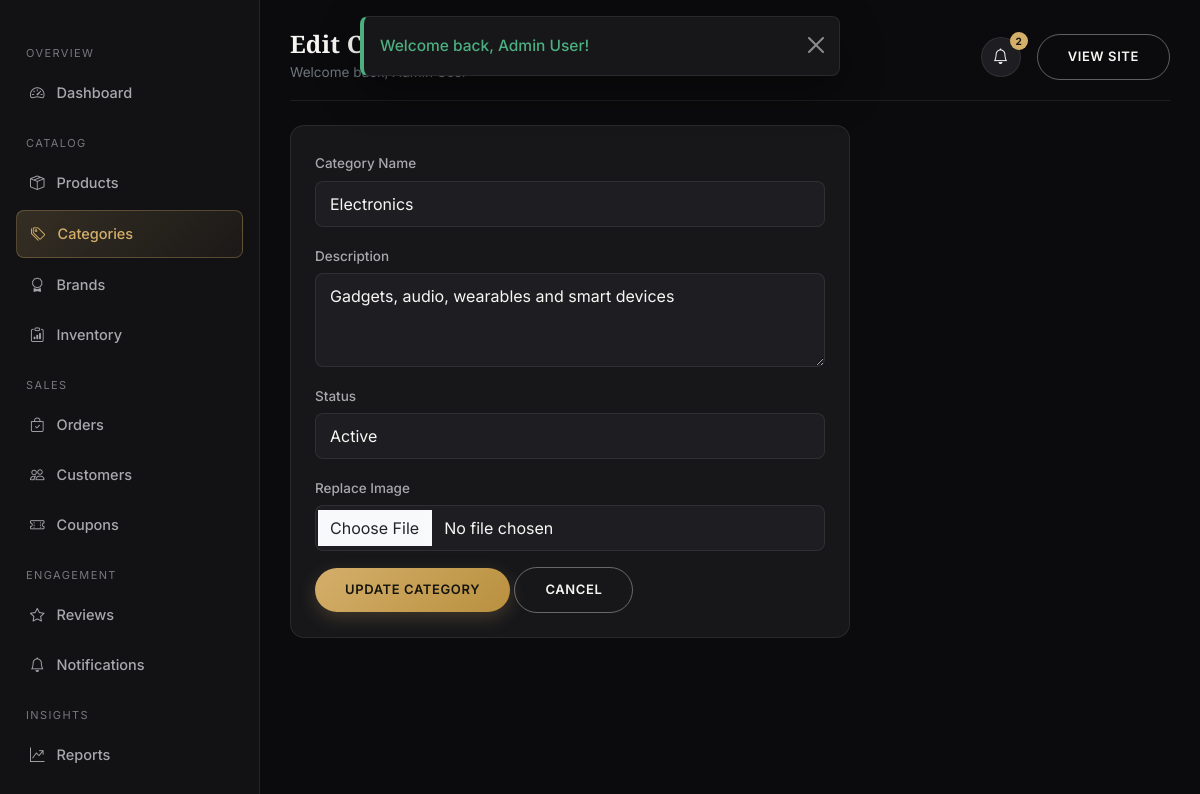
/admin/categories/edit.php?id=1 (signed in), run on the app's committed database.
### tables this page shows
CREATE TABLE categories (
    category_id INT AUTO_INCREMENT PRIMARY KEY,
    category_name VARCHAR(100) NOT NULL UNIQUE,
    slug VARCHAR(120) NOT NULL UNIQUE,
    description VARCHAR(255) DEFAULT NULL,
    image VARCHAR(255) DEFAULT NULL,
    status ENUM('active','inactive') NOT NULL DEFAULT 'active',
    created_at TIMESTAMP NOT NULL DEFAULT CURRENT_TIMESTAMP,
    updated_at TIMESTAMP NOT NULL DEFAULT CURRENT_TIMESTAMP ON UPDATE CURRENT_TIMESTAMP
);

### includes/functions.php (called while the page is built, shortened)
<?php
function e($value): string
{
    return htmlspecialchars((string)($value ?? ''), ENT_QUOTES, 'UTF-8');
}
    ob_start(); ?>

### admin/categories/edit.php (the view, shortened to what this page needs)
<?php
$pdo = db();
$id = (int)($_GET['id'] ?? 0);
$stmt = $pdo->prepare("SELECT * FROM categories WHERE category_id = ?"); $stmt->execute([$id]);
$category = $stmt->fetch();
require __DIR__ . '/../../includes/header.php';
?>
<div class="sc-dash-wrap">
  <?php require __DIR__ . '/../includes/sidebar.php'; ?>
  <main class="sc-content">
    <?php require __DIR__ . '/../includes/topbar.php'; ?>
    <form method="post" enctype="multipart/form-data" class="sc-card" style="max-width:560px">
      <div class="mb-3"><label>Category Name</label><input type="text" name="category_name" class="form-control" required value="<?= e($category['category_name']) ?>"></div>
      <div class="mb-3"><label>Description</label><textarea name="description" class="form-control" rows="3"><?= e($category['description']) ?></textarea></div>
      <div class="mb-3"><label>Status</label>
        <select name="status" class="form-select">
          <option value="active" <?= $category['status']==='active'?'selected':'' ?>>Active</option>
        </select>
      </div>
      <div class="mb-3"><label>Replace Image</label><input type="file" name="image" class="form-control" accept="image/jpeg,image/png,image/webp"></div>
      <button type="submit" class="btn btn-sc-gold">Update Category</button>
      <a href="<?= BASE_URL ?>admin/categories/index.php" class="btn btn-sc-outline">Cancel</a>
    </form>
  </main>
</div>
<?php require __DIR__ . '/../../includes/dash-footer.php'; ?>

### assets/css/style.css (style rules this page uses)
:root { --sc-black: #0b0b0d; --sc-charcoal: #121214; --sc-charcoal-2: #17171a; --sc-charcoal-3: #1e1e22; --sc-border: rgba(255, 255, 255, 0.08); --sc-white: #f7f6f3; --sc-gray: #a8a8ad; --sc-gray-dim: #77777d; --sc-gold: #d4af6a; --sc-gold-soft: #e8cd9a; --sc-gold-deep: #b9903f; --sc-success: #4caf80; --sc-danger: #e0665f; --sc-warning: #e0b25f; --sc-info: #6fa8dc; --sc-radius: 14px; --sc-radius-sm: 8px; --sc-shadow: 0 10px 30px rgba(0, 0, 0, 0.35); --sc-transition: all .28s cubic-bezier(.4,0,.2,1); --sc-font-heading: 'Playfair Display', Georgia, serif; --sc-font-body: 'Inter', -apple-system, BlinkMacSystemFont, 'Segoe UI', sans-serif; }
* { box-sizing: border-box; }
body { background: var(--sc-black); color: var(--sc-white); font-family: var(--sc-font-body); font-size: 15.5px; line-height: 1.65; -webkit-font-smoothing: antialiased; animation: scPageFadeIn .18s ease both; }
a { color: var(--sc-gold); text-decoration: none; transition: var(--sc-transition); }
.btn-sc-gold { background: linear-gradient(135deg, var(--sc-gold) 0%, var(--sc-gold-deep) 100%); color: #14140f; border: none; font-weight: 600; letter-spacing: .6px; text-transform: uppercase; font-size: 13px; padding: 12px 30px; border-radius: 40px; transition: var(--sc-transition); box-shadow: 0 6px 18px rgba(212,175,106,.22); }
.btn-sc-outline { background: transparent; border: 1px solid rgba(255,255,255,.35); color: var(--sc-white); font-weight: 600; letter-spacing: .6px; text-transform: uppercase; font-size: 13px; padding: 12px 30px; border-radius: 40px; transition: var(--sc-transition); }
.sc-card { background: var(--sc-charcoal-2); border: 1px solid var(--sc-border); border-radius: var(--sc-radius); padding: 24px; }
.form-control, .form-select { background: var(--sc-charcoal-3); border: 1px solid var(--sc-border); color: var(--sc-white); border-radius: var(--sc-radius-sm); padding: 10px 14px; }
.form-control::placeholder { color: var(--sc-gray-dim); }
label { color: var(--sc-gray); font-size: 13.5px; margin-bottom: 6px; font-weight: 500; }
.sc-dash-wrap { display: flex; align-items: flex-start; min-height: calc(100vh - 76px); }
.sc-content { flex: 1; padding: 30px; max-width: 100%; overflow-x: hidden; }

### data on the page
categories: category_name "Electronics", description "Gadgets, audio, wearables and smart devices", status "Active"

### other printed values
$f['message'] "Welcome back, Admin User!"
$label "Dashboard Products Categories Brands Inventory Orders Customers Coupons Reviews Notifications Reports"
$pageTitle "Edit…"
$adminNotifCount "2"
